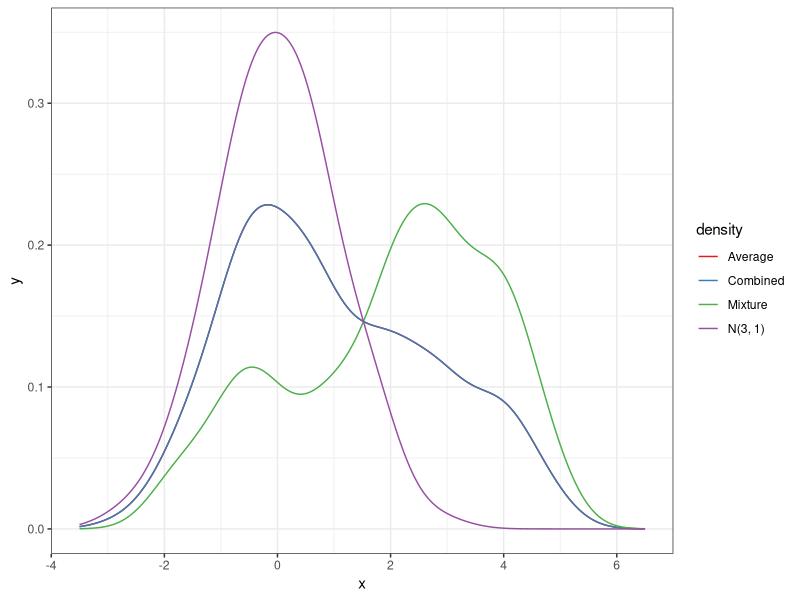
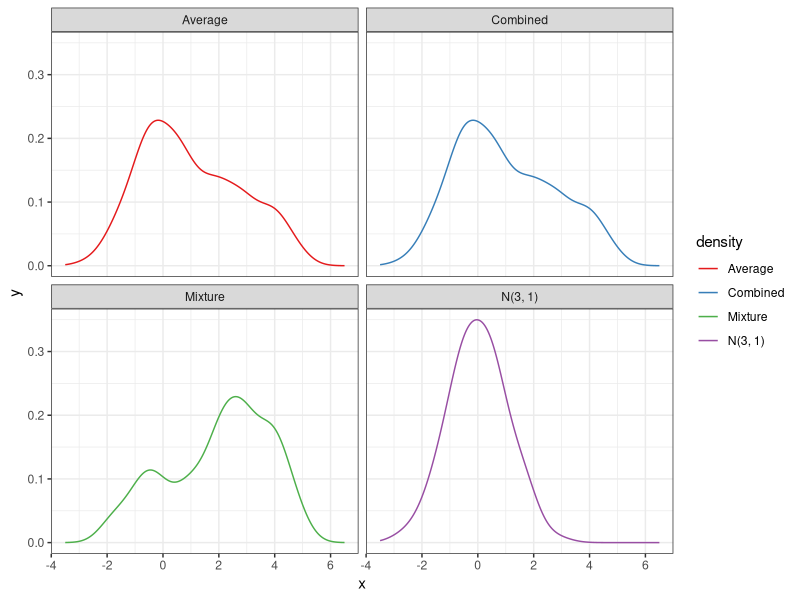

The R script that drew these images, in order:
## ---- chunk 1
#| include: true
set.seed(9283)
df <- dplyr::tibble(u = runif(100),
                    xc1 = rnorm(100, m = 0, s = 1),
                    xc2 = rnorm(100, m = 3, s = 1),
                    x1 = ifelse(u <= .3, xc1, xc2),
                    x2 = rnorm(100, m = 0, s = 1))
d1 <- density(df$x1, bw = .5, from = -3.5, to = 6.5)
d2 <- density(df$x2, bw = .5, from = -3.5, to = 6.5)
d3 <- density(c(df$x1, df$x2), bw = .5, from = -3.5, to = 6.5)
df_dens <- dplyr::tibble(x = c(d1$x, d2$x, d3$x, d1$x),
                         y = c(d1$y, d2$y, d3$y, (d2$y + d1$y)/2),
                         density = rep(c("Mixture", "N(3, 1)", "Combined", "Average"), 
                                       each = 512))
## ---- chunk 2
#| echo: false
#| fig-cap: "Densities of individual points."

p <- ggplot2::ggplot(data = df_dens, 
                     ggplot2::aes(x = x, y = y, col = density))
p + ggplot2::geom_line() +
  ggplot2::scale_color_brewer(palette = "Set1") +
  ggplot2::theme_bw()
## ---- chunk 3
#| echo: false
#| fig-cap: "Densities of individual points (facetted)."

p <- ggplot2::ggplot(data = df_dens, 
                     ggplot2::aes(x = x, y = y, col = density))
p + ggplot2::geom_line() +
  ggplot2::facet_wrap(~density, nrow = 2) +
  ggplot2::scale_color_brewer(palette = "Set1") +
  ggplot2::theme_bw()
